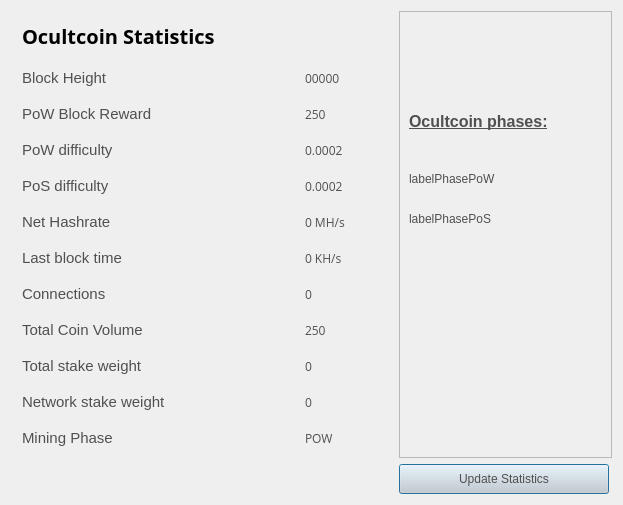
<?xml version="1.0" encoding="UTF-8"?>
<ui version="4.0">
 <class>StatisticsPage</class>
 <widget class="QWidget" name="StatisticsPage">
  <property name="windowModality">
   <enum>Qt::NonModal</enum>
  </property>
  <property name="geometry">
   <rect>
    <x>0</x>
    <y>0</y>
    <width>623</width>
    <height>505</height>
   </rect>
  </property>
  <property name="windowTitle">
   <string>Digging</string>
  </property>
  <property name="styleSheet">
   <string notr="true">color:#505050;
font-family:'Open Sans,sans-serif';</string>
  </property>
  <layout class="QGridLayout" name="gridLayout">
   <property name="sizeConstraint">
    <enum>QLayout::SetMaximumSize</enum>
   </property>
   <item row="1" column="0">
    <spacer name="verticalSpacer">
     <property name="orientation">
      <enum>Qt::Vertical</enum>
     </property>
     <property name="sizeHint" stdset="0">
      <size>
       <width>20</width>
       <height>40</height>
      </size>
     </property>
    </spacer>
   </item>
   <item row="0" column="1">
    <widget class="QFrame" name="frame">
     <property name="minimumSize">
      <size>
       <width>213</width>
       <height>0</height>
      </size>
     </property>
     <property name="frameShape">
      <enum>QFrame::StyledPanel</enum>
     </property>
     <property name="frameShadow">
      <enum>QFrame::Raised</enum>
     </property>
     <widget class="QLabel" name="label">
      <property name="geometry">
       <rect>
        <x>10</x>
        <y>70</y>
        <width>191</width>
        <height>81</height>
       </rect>
      </property>
      <property name="text">
       <string>&lt;html&gt;&lt;head/&gt;&lt;body&gt;&lt;p&gt;&lt;span style=&quot; font-size:12pt; font-weight:600; text-decoration: underline;&quot;&gt;Ocultcoin phases:&lt;/span&gt;&lt;/p&gt;&lt;/body&gt;&lt;/html&gt;</string>
      </property>
     </widget>
     <widget class="QLabel" name="labelPhasePoW">
      <property name="geometry">
       <rect>
        <x>10</x>
        <y>160</y>
        <width>191</width>
        <height>16</height>
       </rect>
      </property>
      <property name="text">
       <string>labelPhasePoW</string>
      </property>
     </widget>
     <widget class="QLabel" name="labelPhasePoS">
      <property name="geometry">
       <rect>
        <x>10</x>
        <y>200</y>
        <width>191</width>
        <height>16</height>
       </rect>
      </property>
      <property name="text">
       <string>labelPhasePoS</string>
      </property>
     </widget>
    </widget>
   </item>
   <item row="0" column="0">
    <widget class="QFrame" name="gridFrame_2">
     <layout class="QGridLayout" name="gridLayout_4">
      <item row="1" column="0">
       <layout class="QHBoxLayout" name="horizontalLayout_4">
        <property name="spacing">
         <number>7</number>
        </property>
        <item>
         <widget class="QLabel" name="label_5">
          <property name="font">
           <font>
            <family>Open Sans,sans-serif</family>
           </font>
          </property>
          <property name="text">
           <string>&lt;html&gt;&lt;head/&gt;&lt;body&gt;&lt;p&gt;&lt;span style=&quot; font-size:20px; font-weight:600; color:#000000;&quot;&gt;Ocultcoin Statistics&lt;/span&gt;&lt;/p&gt;&lt;/body&gt;&lt;/html&gt;</string>
          </property>
         </widget>
        </item>
        <item>
         <spacer name="horizontalSpacer_2">
          <property name="orientation">
           <enum>Qt::Horizontal</enum>
          </property>
          <property name="sizeHint" stdset="0">
           <size>
            <width>40</width>
            <height>20</height>
           </size>
          </property>
         </spacer>
        </item>
       </layout>
      </item>
      <item row="2" column="0">
       <spacer name="verticalSpacer_2">
        <property name="orientation">
         <enum>Qt::Vertical</enum>
        </property>
        <property name="sizeHint" stdset="0">
         <size>
          <width>20</width>
          <height>40</height>
         </size>
        </property>
       </spacer>
      </item>
      <item row="3" column="0">
       <layout class="QFormLayout" name="formLayout_2">
        <property name="fieldGrowthPolicy">
         <enum>QFormLayout::FieldsStayAtSizeHint</enum>
        </property>
        <property name="horizontalSpacing">
         <number>139</number>
        </property>
        <property name="verticalSpacing">
         <number>18</number>
        </property>
        <property name="rightMargin">
         <number>0</number>
        </property>
        <item row="1" column="0">
         <widget class="QLabel" name="label_14">
          <property name="text">
           <string>&lt;html&gt;&lt;head/&gt;&lt;body&gt;&lt;p&gt;&lt;span style=&quot; font-size:11pt;&quot;&gt;Block Height&lt;/span&gt;&lt;/p&gt;&lt;/body&gt;&lt;/html&gt;</string>
          </property>
         </widget>
        </item>
        <item row="1" column="1">
         <widget class="QLabel" name="heightBox">
          <property name="font">
           <font>
            <family>Open Sans,sans-serif</family>
            <pointsize>9</pointsize>
           </font>
          </property>
          <property name="text">
           <string>00000</string>
          </property>
         </widget>
        </item>
        <item row="2" column="0">
         <widget class="QLabel" name="label_12">
          <property name="text">
           <string>&lt;html&gt;&lt;head/&gt;&lt;body&gt;&lt;p&gt;&lt;span style=&quot; font-size:11pt;&quot;&gt;PoW Block Reward&lt;/span&gt;&lt;/p&gt;&lt;/body&gt;&lt;/html&gt;</string>
          </property>
         </widget>
        </item>
        <item row="2" column="1">
         <widget class="QLabel" name="rewardBox">
          <property name="font">
           <font>
            <family>Open Sans,sans-serif</family>
            <pointsize>9</pointsize>
           </font>
          </property>
          <property name="text">
           <string>250</string>
          </property>
         </widget>
        </item>
        <item row="3" column="0">
         <widget class="QLabel" name="label_13">
          <property name="text">
           <string>&lt;html&gt;&lt;head/&gt;&lt;body&gt;&lt;p&gt;&lt;span style=&quot; font-size:11pt;&quot;&gt;PoW difficulty&lt;/span&gt;&lt;/p&gt;&lt;/body&gt;&lt;/html&gt;</string>
          </property>
         </widget>
        </item>
        <item row="3" column="1">
         <widget class="QLabel" name="diffBox">
          <property name="font">
           <font>
            <family>Open Sans,sans-serif</family>
            <pointsize>9</pointsize>
           </font>
          </property>
          <property name="text">
           <string>0.0002</string>
          </property>
         </widget>
        </item>
        <item row="4" column="0">
         <widget class="QLabel" name="label_9">
          <property name="text">
           <string>&lt;html&gt;&lt;head/&gt;&lt;body&gt;&lt;p&gt;&lt;span style=&quot; font-size:11pt;&quot;&gt;PoS difficulty&lt;/span&gt;&lt;/p&gt;&lt;/body&gt;&lt;/html&gt;</string>
          </property>
         </widget>
        </item>
        <item row="4" column="1">
         <widget class="QLabel" name="diffBox2">
          <property name="font">
           <font>
            <family>Open Sans,sans-serif</family>
            <pointsize>9</pointsize>
           </font>
          </property>
          <property name="text">
           <string>0.0002</string>
          </property>
         </widget>
        </item>
        <item row="5" column="1">
         <widget class="QLabel" name="pawrateBox">
          <property name="font">
           <font>
            <family>Open Sans,sans-serif</family>
            <pointsize>9</pointsize>
           </font>
          </property>
          <property name="text">
           <string>0 MH/s</string>
          </property>
         </widget>
        </item>
        <item row="6" column="0">
         <widget class="QLabel" name="label3_2">
          <property name="sizePolicy">
           <sizepolicy hsizetype="Preferred" vsizetype="Maximum">
            <horstretch>0</horstretch>
            <verstretch>0</verstretch>
           </sizepolicy>
          </property>
          <property name="text">
           <string>&lt;html&gt;&lt;head/&gt;&lt;body&gt;&lt;p&gt;&lt;span style=&quot; font-size:11pt;&quot;&gt;Last block time&lt;/span&gt;&lt;/p&gt;&lt;/body&gt;&lt;/html&gt;</string>
          </property>
         </widget>
        </item>
        <item row="6" column="1">
         <widget class="QLabel" name="localBox">
          <property name="font">
           <font>
            <family>Open Sans,sans-serif</family>
            <pointsize>9</pointsize>
           </font>
          </property>
          <property name="text">
           <string>0 KH/s</string>
          </property>
         </widget>
        </item>
        <item row="7" column="0">
         <widget class="QLabel" name="label1_2">
          <property name="text">
           <string>&lt;html&gt;&lt;head/&gt;&lt;body&gt;&lt;p&gt;&lt;span style=&quot; font-size:11pt;&quot;&gt;Connections&lt;/span&gt;&lt;/p&gt;&lt;/body&gt;&lt;/html&gt;</string>
          </property>
         </widget>
        </item>
        <item row="7" column="1">
         <widget class="QLabel" name="connectionBox">
          <property name="font">
           <font>
            <family>Open Sans,sans-serif</family>
            <pointsize>9</pointsize>
           </font>
          </property>
          <property name="text">
           <string>0</string>
          </property>
         </widget>
        </item>
        <item row="8" column="0">
         <widget class="QLabel" name="label_8">
          <property name="text">
           <string>&lt;html&gt;&lt;head/&gt;&lt;body&gt;&lt;p&gt;&lt;span style=&quot; font-size:11pt;&quot;&gt;Total Coin Volume&lt;/span&gt;&lt;/p&gt;&lt;/body&gt;&lt;/html&gt;</string>
          </property>
         </widget>
        </item>
        <item row="8" column="1">
         <widget class="QLabel" name="volumeBox">
          <property name="font">
           <font>
            <family>Open Sans,sans-serif</family>
            <pointsize>9</pointsize>
           </font>
          </property>
          <property name="text">
           <string>250</string>
          </property>
         </widget>
        </item>
        <item row="9" column="0">
         <widget class="QLabel" name="label_10">
          <property name="text">
           <string>&lt;html&gt;&lt;head/&gt;&lt;body&gt;&lt;p&gt;&lt;span style=&quot; font-size:11pt;&quot;&gt;Total stake weight&lt;/span&gt;&lt;/p&gt;&lt;/body&gt;&lt;/html&gt;</string>
          </property>
         </widget>
        </item>
        <item row="9" column="1">
         <widget class="QLabel" name="minBox">
          <property name="font">
           <font>
            <family>Open Sans,sans-serif</family>
            <pointsize>9</pointsize>
           </font>
          </property>
          <property name="text">
           <string>0</string>
          </property>
         </widget>
        </item>
        <item row="10" column="0">
         <widget class="QLabel" name="label_11">
          <property name="text">
           <string>&lt;html&gt;&lt;head/&gt;&lt;body&gt;&lt;p&gt;&lt;span style=&quot; font-size:11pt;&quot;&gt;Network stake weight&lt;/span&gt;&lt;/p&gt;&lt;/body&gt;&lt;/html&gt;</string>
          </property>
         </widget>
        </item>
        <item row="10" column="1">
         <widget class="QLabel" name="maxBox">
          <property name="font">
           <font>
            <family>Open Sans,sans-serif</family>
            <pointsize>9</pointsize>
           </font>
          </property>
          <property name="text">
           <string>0</string>
          </property>
         </widget>
        </item>
        <item row="11" column="0">
         <widget class="QLabel" name="label_15">
          <property name="text">
           <string>&lt;html&gt;&lt;head/&gt;&lt;body&gt;&lt;p&gt;&lt;span style=&quot; font-size:11pt;&quot;&gt;Mining Phase&lt;/span&gt;&lt;/p&gt;&lt;/body&gt;&lt;/html&gt;</string>
          </property>
         </widget>
        </item>
        <item row="11" column="1">
         <widget class="QLabel" name="cBox">
          <property name="font">
           <font>
            <family>Open Sans,sans-serif</family>
            <pointsize>9</pointsize>
           </font>
          </property>
          <property name="text">
           <string>POW</string>
          </property>
         </widget>
        </item>
        <item row="5" column="0">
         <widget class="QLabel" name="label_16">
          <property name="text">
           <string>&lt;html&gt;&lt;head/&gt;&lt;body&gt;&lt;p&gt;&lt;span style=&quot; font-size:11pt;&quot;&gt;Net Hashrate&lt;/span&gt;&lt;/p&gt;&lt;/body&gt;&lt;/html&gt;</string>
          </property>
         </widget>
        </item>
       </layout>
      </item>
     </layout>
    </widget>
   </item>
   <item row="1" column="1">
    <widget class="QPushButton" name="startButton">
     <property name="sizePolicy">
      <sizepolicy hsizetype="Fixed" vsizetype="Fixed">
       <horstretch>0</horstretch>
       <verstretch>0</verstretch>
      </sizepolicy>
     </property>
     <property name="minimumSize">
      <size>
       <width>210</width>
       <height>30</height>
      </size>
     </property>
     <property name="styleSheet">
      <string notr="true">background:lightgrey;</string>
     </property>
     <property name="text">
      <string>Update Statistics</string>
     </property>
     <property name="default">
      <bool>true</bool>
     </property>
    </widget>
   </item>
  </layout>
 </widget>
 <layoutdefault spacing="6" margin="11"/>
 <resources/>
 <connections/>
</ui>
